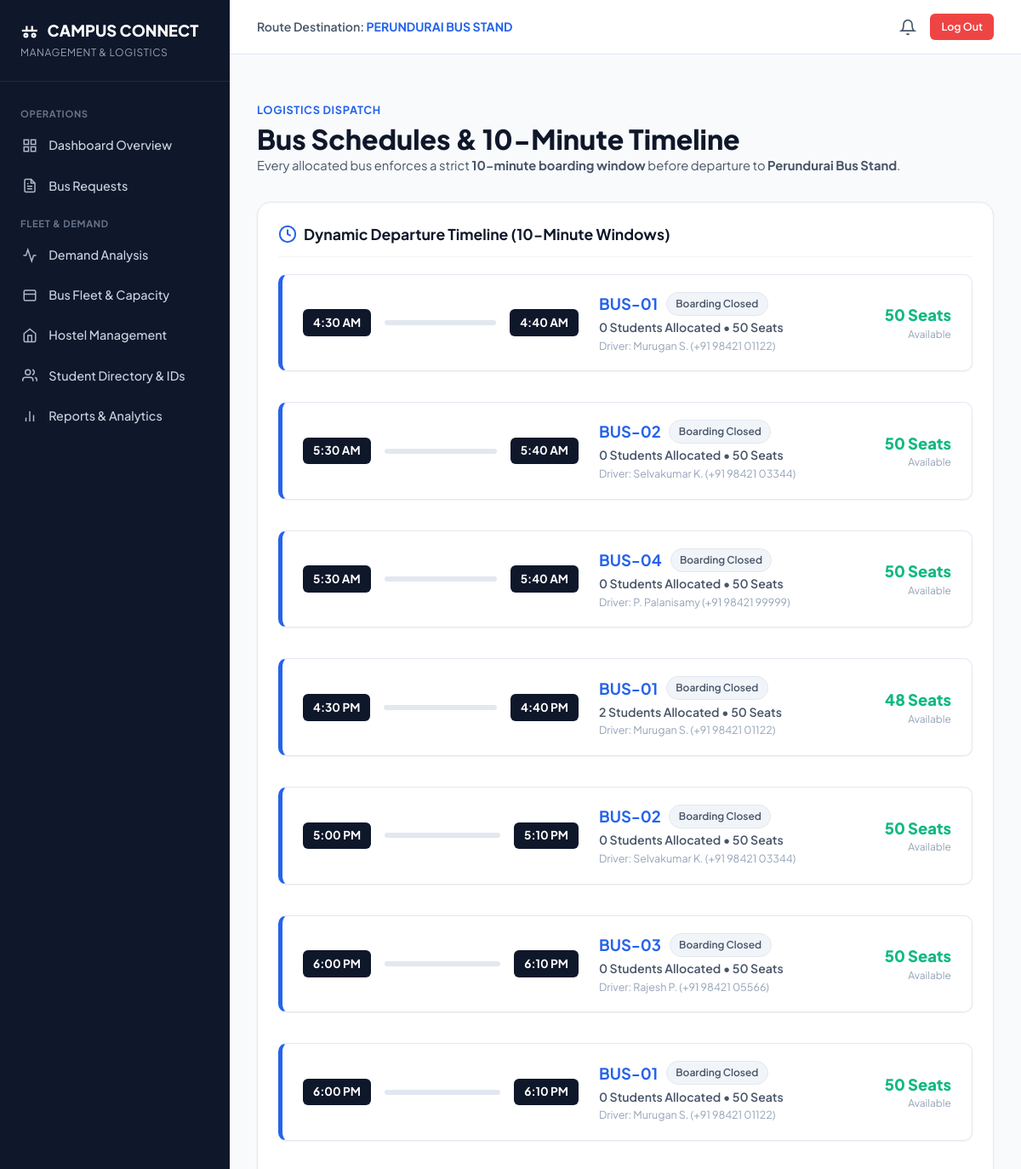
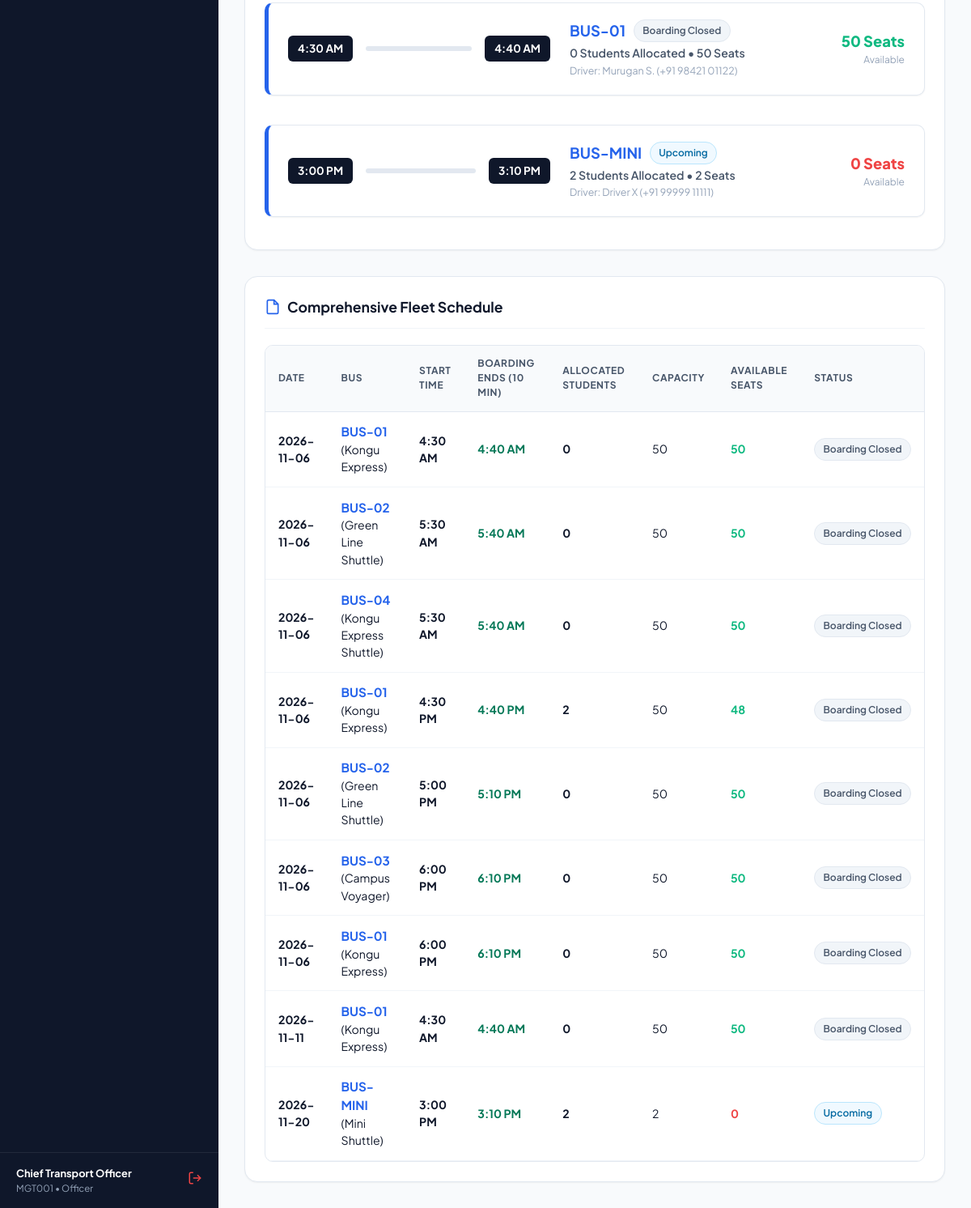
The app's page /management/schedule (signed in) with its own data (2 pictures, top to bottom).
### tables this page shows
CREATE TABLE bus_schedules (
    id INTEGER PRIMARY KEY AUTOINCREMENT,
    bus_id INTEGER NOT NULL,
    travel_date TEXT NOT NULL,
    departure_time TEXT NOT NULL,
    boarding_end_time TEXT NOT NULL,
    capacity INTEGER NOT NULL DEFAULT 50,
    status TEXT DEFAULT 'Upcoming' CHECK(status IN ('Upcoming', 'Boarding Open', 'Boarding Closing Soon', 'Boarding Closed', 'Departed', 'Completed', 'Cancelled')),
    created_at TIMESTAMP DEFAULT CURRENT_TIMESTAMP,
    FOREIGN KEY (bus_id) REFERENCES buses (id) ON DELETE CASCADE
);

CREATE TABLE buses (
    id INTEGER PRIMARY KEY AUTOINCREMENT,
    bus_number TEXT UNIQUE NOT NULL,
    bus_name TEXT NOT NULL,
    capacity INTEGER NOT NULL DEFAULT 50,
    driver_name TEXT NOT NULL,
    driver_contact TEXT NOT NULL,
    route TEXT NOT NULL DEFAULT 'College → Perundurai Bus Stand',
    status TEXT DEFAULT 'Active' CHECK(status IN ('Active', 'Inactive', 'Maintenance')),
    created_at TIMESTAMP DEFAULT CURRENT_TIMESTAMP
);

### routes/management_routes.py (the view)
@management_bp.route('/schedule')
@login_required
@role_required('management')
def schedule_view():
    sim_time = get_current_simulated_time()
    travel_date = request.args.get('date', '').strip()
    timeline = BusService.get_schedule_timeline_data(
        travel_date if travel_date else None,
        simulated_datetime=sim_time
    )
    return render_template(
        'management/schedule.html',
        timeline=timeline,
        selected_date=travel_date,
        simulated_time_str=session.get('simulated_datetime')
    )

### app.py (called while the page is built)
@app.context_processor
def inject_global_data():
    unread_count = 0
    if 'user_id' in session:
        try:
            unread_count = NotificationService.get_unread_count(session['user_id'])
        except Exception:
            unread_count = 0
    return {
        'current_user_name': session.get('name'),
        'current_user_role': session.get('role'),
        'current_user_reg': session.get('register_number'),
        'unread_notification_count': unread_count,
        'now_year': datetime.now().year,
        'destination_fixed': 'Perundurai Bus Stand'
    }

### data_structures/hashmap_manager.py (called while the page is built)
def format_display_time(time_str):
    if not time_str:
        return ''
    try:
        dt = datetime.strptime(time_str.strip(), "%H:%M")
        formatted = dt.strftime("%I:%M %p")
        if formatted.startswith('0'):
            formatted = formatted[1:]
        return formatted
    except ValueError:
        return time_str

### database/db.py (called while the page is built)
def get_db():
    if 'db' not in g:
        g.db = sqlite3.connect(
            DATABASE_PATH,
            detect_types=sqlite3.PARSE_DECLTYPES | sqlite3.PARSE_COLNAMES
        )
        g.db.row_factory = sqlite3.Row
        g.db.execute("PRAGMA foreign_keys = ON;")
    return g.db

def query_db(query, args=(), one=False):
    cur = get_db().execute(query, args)
    rv = cur.fetchall()
    cur.close()
    return (dict(rv[0]) if rv else None) if one else [dict(row) for row in rv]

### routes/auth_routes.py (called while the page is built)
def login_required(f):
    @wraps(f)
    def decorated_function(*args, **kwargs):
        if 'user_id' not in session:
            flash("Please log in to access this page.", "warning")
            return redirect(url_for('auth.login_student'))
        return f(*args, **kwargs)
    return decorated_function

def role_required(required_role):
    def decorator(f):
        @wraps(f)
        def decorated_function(*args, **kwargs):
            if 'user_id' not in session:
                flash("Please log in to access this page.", "warning")
                return redirect(url_for('auth.login_student'))
            if session.get('role') != required_role:
                flash(f"Unauthorized. Access restricted to {required_role} accounts.", "danger")
                if session.get('role') == 'management':
                    return redirect(url_for('management.dashboard'))
                else:
                    return redirect(url_for('student.dashboard'))
            return f(*args, **kwargs)
        return decorated_function
    return decorator

### templates/management/schedule.html (shortened to what this page needs)
{% extends "management/base_management.html" %}
{% block content %}
<div style="margin-bottom: 2rem;">
  <span style="font-size: 0.8rem; font-weight: 700; color: var(--primary); text-transform: uppercase; letter-spacing: 0.05em;">Logistics Dispatch</span>
  <h1 style="font-size: 2rem; font-weight: 800; margin-top: 0.2rem;">Bus Schedules &amp; 10-Minute Timeline</h1>
  <p style="color: var(--text-secondary); font-size: 0.92rem;">
    Every allocated bus enforces a strict <strong>10-minute boarding window</strong> before departure to <strong>Perundurai Bus Stand</strong>.
  </p>
</div>
<div class="card" style="margin-bottom: 2rem;">
  <div class="card-header">
    <div class="card-title">
      <svg width="22" height="22" viewBox="0 0 24 24" fill="none" stroke="currentColor" stroke-width="2.2" style="color: var(--primary);"><circle cx="12" cy="12" r="10"></circle><polyline points="12 6 12 12 16 14"></polyline></svg>
      <span>Dynamic Departure Timeline (10-Minute Windows)</span>
    </div>
  </div>
  {% if timeline %}
    <div style="display: flex; flex-direction: column; gap: 1.25rem;">
      {% for item in timeline %}
        <div class="bus-timeline-card" style="border-left: 5px solid {% if item.dynamic_status == 'Boarding Open' %}var(--success){% elif item.dynamic_status == 'Boarding Closing Soon' %}var(--warning){% else %}var(--primary){% endif %};">
          <div class="timeline-visual">
            <span class="time-pill">{{ item.start_formatted }}</span>
            <div class="timeline-track {% if item.dynamic_status in ['Boarding Open', 'Boarding Closing Soon'] %}active{% endif %}"></div>
            <span class="time-pill">{{ item.end_formatted }}</span>
          </div>
          <div style="min-width: 260px;">
            <div style="display: flex; align-items: center; gap: 0.6rem;">
              <strong style="font-size: 1.15rem; color: var(--primary);">{{ item.bus_number }}</strong>
              <span class="badge {{ item.status_class }}">{{ item.dynamic_status }}</span>
            </div>
            <div style="font-size: 0.88rem; font-weight: 600; color: var(--text-secondary); margin-top: 0.2rem;">
              {{ item.allocated_count }} Students Allocated &bull; {{ item.capacity }} Seats
            </div>
            <div style="font-size: 0.78rem; color: var(--text-muted); margin-top: 0.1rem;">
              Driver: {{ item.driver_name }} ({{ item.driver_contact }})
            </div>
          </div>
          <div style="text-align: right; min-width: 130px;">
            <span style="font-size: 1.15rem; font-weight: 800; color: {% if item.available_seats == 0 %}var(--danger){% else %}var(--success){% endif %};">
              {{ item.available_seats }} Seats
            </span>
            <div style="font-size: 0.75rem; color: var(--text-muted);">Available</div>
          </div>
        </div>
      {% endfor %}
    </div>
  {% else %}
    <p style="text-align: center; color: var(--text-muted); padding: 3rem;">No bus schedules currently set.</p>
  {% endif %}
</div>
<div class="card">
  <div class="card-header">
    <div class="card-title">
      <svg width="20" height="20" viewBox="0 0 24 24" fill="none" stroke="currentColor" stroke-width="2" style="color: var(--primary);"><path d="M14 2H6a2 2 0 0 0-2 2v16a2 2 0 0 0 2 2h12a2 2 0 0 0 2-2V8z"></path><polyline points="14 2 14 8 20 8"></polyline></svg>
      <span>Comprehensive Fleet Schedule</span>
    </div>
  </div>
  {% if timeline %}
    <div class="table-responsive">
      <table class="data-table">
        <thead>
          <tr>
            <th>Date</th>
            <th>Bus</th>
            <th>Start Time</th>
            <th>Boarding Ends (10 Min)</th>
            <th>Allocated Students</th>
            <th>Capacity</th>
            <th>Available Seats</th>
            <th>Status</th>
          </tr>
        </thead>
        <tbody>
          {% for item in timeline %}
            <tr>
              <td><strong>{{ item.travel_date }}</strong></td>
              <td><strong style="color: var(--primary); font-size: 0.95rem;">{{ item.bus_number }}</strong> ({{ item.bus_name }})</td>
              <td><span style="font-weight: 700;">{{ item.start_formatted }}</span></td>
              <td><span style="font-weight: 700; color: #047857;">{{ item.end_formatted }}</span></td>
              <td><strong>{{ item.allocated_count }}</strong></td>
              <td>{{ item.capacity }}</td>
              <td>
                <strong style="color: {% if item.available_seats == 0 %}var(--danger){% else %}var(--success){% endif %};">
                  {{ item.available_seats }}
                </strong>
              </td>
              <td>
                <span class="badge {{ item.status_class }}">{{ item.dynamic_status }}</span>
              </td>
            </tr>
          {% endfor %}
        </tbody>
      </table>
    </div>
  {% endif %}
</div>
{% endblock %}

### static/css/styles.css (style rules this page uses)
:root { --primary: #2563eb; --primary-hover: #1d4ed8; --primary-light: #eff6ff; --primary-dark: #1e40af; --secondary: #475569; --secondary-light: #f1f5f9; --accent: #8b5cf6; --accent-light: #f5f3ff; --success: #10b981; --success-light: #ecfdf5; --success-dark: #047857; --warning: #f59e0b; --warning-light: #fffbeb; --warning-dark: #b45309; --danger: #ef4444; --danger-light: #fef2f2; --danger-dark: #b91c1c; --info: #0ea5e9; --info-light: #f0f9ff; --bg-body: #f8fafc; --bg-card: #ffffff; --bg-sidebar: #0f172a; --bg-sidebar-hover: #1e293b; --text-primary: #0f172a; --text-secondary: #475569; --text-muted: #94a3b8; --text-on-dark: #f8fafc; --border: #e2e8f0; --border-light: #f1f5f9; --border-focus: #3b82f6; --radius-sm: 6px; --radius-md: 10px; --radius-lg: 16px; --radius-full: 9999px; --shadow-sm: 0 1px 2px 0 rgba(0, 0, 0, 0.05); --shadow-md: 0 4px 6px -1px rgba(0, 0, 0, 0.1), 0 2px 4px -1px rgba(0, 0, 0, 0.06); --shadow-lg: 0 10px 15px -3px rgba(0, 0, 0, 0.1), 0 4px 6px -2px rgba(0, 0, 0, 0.05); --shadow-xl: 0 20px 25px -5px rgba(0, 0, 0, 0.1), 0 10px 10px -5px rgba(0, 0, 0, 0.04); --font-main: -apple-system, BlinkMacSystemFont, "Segoe UI", Roboto, "Helvetica Neue", Arial, sans-serif; --font-mono: ui-monospace, SFMono-Regular, Menlo, Monaco, Consolas, "Liberation Mono", monospace; --transition: all 0.2s cubic-bezier(0.4, 0, 0.2, 1); }
* { box-sizing: border-box; margin: 0; padding: 0; }
body { font-family: var(--font-main); background-color: var(--bg-body); color: var(--text-primary); line-height: 1.5; -webkit-font-smoothing: antialiased; display: flex; flex-direction: column; min-height: 100vh; }
h1, h2, h3, h4, h5, h6 { font-weight: 700; color: var(--text-primary); line-height: 1.25; }
.badge { display: inline-flex; align-items: center; gap: 0.35rem; font-size: 0.75rem; font-weight: 600; padding: 0.25rem 0.65rem; border-radius: var(--radius-full); text-transform: capitalize; white-space: nowrap; }
.badge-info { background: var(--info-light); color: #0369a1; border: 1px solid #bae6fd; }
.badge-secondary { background: var(--secondary-light); color: var(--secondary); border: 1px solid #e2e8f0; }
.card { background: var(--bg-card); border: 1px solid var(--border); border-radius: var(--radius-lg); box-shadow: var(--shadow-sm); padding: 1.5rem; transition: var(--transition); }
.card-header { display: flex; align-items: center; justify-content: space-between; margin-bottom: 1.25rem; padding-bottom: 0.75rem; border-bottom: 1px solid var(--border-light); }
.card-title { font-size: 1.1rem; font-weight: 700; color: var(--text-primary); display: flex; align-items: center; gap: 0.5rem; }
.table-responsive { width: 100%; overflow-x: auto; border-radius: var(--radius-md); border: 1px solid var(--border); background: #ffffff; }
.data-table { width: 100%; border-collapse: collapse; text-align: left; font-size: 0.88rem; }
.data-table th { background: #f8fafc; color: #475569; font-weight: 700; font-size: 0.75rem; text-transform: uppercase; letter-spacing: 0.05em; padding: 0.85rem 1rem; border-bottom: 1px solid var(--border); }
.data-table td { padding: 0.85rem 1rem; border-bottom: 1px solid var(--border-light); color: var(--text-primary); vertical-align: middle; }
.bus-timeline-card { background: #ffffff; border: 1px solid var(--border); border-radius: var(--radius-md); padding: 1.25rem 1.5rem; margin-bottom: 1rem; display: flex; align-items: center; justify-content: space-between; gap: 1.5rem; box-shadow: var(--shadow-sm); }
.timeline-visual { display: flex; align-items: center; gap: 1rem; flex-grow: 1; }
.time-pill { background: #0f172a; color: #ffffff; font-weight: 700; font-size: 0.85rem; padding: 0.35rem 0.75rem; border-radius: var(--radius-sm); white-space: nowrap; }
.timeline-track { flex-grow: 1; height: 6px; background: #e2e8f0; border-radius: var(--radius-full); position: relative; min-width: 120px; }

### templates/management/base_management.html (style rules this page uses)
body { font-family: 'Plus Jakarta Sans', -apple-system, sans-serif; }

### records on screen
bus_schedules: start_formatted "4:30 AM", end_formatted "4:40 AM", bus_number "BUS-01", dynamic_status "Boarding Closed", allocated_count "0", capacity "50", driver_name "Murugan S.", driver_contact "+91 98421 01122", available_seats "50", travel_date "2026-11-06", bus_name "Kongu Express"
bus_schedules: start_formatted "5:30 AM", end_formatted "5:40 AM", bus_number "BUS-02", dynamic_status "Boarding Closed", allocated_count "0", capacity "50", driver_name "Selvakumar K.", driver_contact "+91 98421 03344", available_seats "50", travel_date "2026-11-06", bus_name "Green Line Shuttle"
bus_schedules: start_formatted "5:30 AM", end_formatted "5:40 AM", bus_number "BUS-04", dynamic_status "Boarding Closed", allocated_count "0", capacity "50", driver_name "P. Palanisamy", driver_contact "+91 98421 99999", available_seats "50", travel_date "2026-11-06", bus_name "Kongu Express Shuttle"
bus_schedules: start_formatted "4:30 PM", end_formatted "4:40 PM", bus_number "BUS-01", dynamic_status "Boarding Closed", allocated_count "2", capacity "50", driver_name "Murugan S.", driver_contact "+91 98421 01122", available_seats "48", travel_date "2026-11-06", bus_name "Kongu Express"
bus_schedules: start_formatted "5:00 PM", end_formatted "5:10 PM", bus_number "BUS-02", dynamic_status "Boarding Closed", allocated_count "0", capacity "50", driver_name "Selvakumar K.", driver_contact "+91 98421 03344", available_seats "50", travel_date "2026-11-06", bus_name "Green Line Shuttle"
bus_schedules: start_formatted "6:00 PM", end_formatted "6:10 PM", bus_number "BUS-03", dynamic_status "Boarding Closed", allocated_count "0", capacity "50", driver_name "Rajesh P.", driver_contact "+91 98421 05566", available_seats "50", travel_date "2026-11-06", bus_name "Campus Voyager"
bus_schedules: start_formatted "6:00 PM", end_formatted "6:10 PM", bus_number "BUS-01", dynamic_status "Boarding Closed", allocated_count "0", capacity "50", driver_name "Murugan S.", driver_contact "+91 98421 01122", available_seats "50", travel_date "2026-11-06", bus_name "Kongu Express"
bus_schedules: start_formatted "4:30 AM", end_formatted "4:40 AM", bus_number "BUS-01", dynamic_status "Boarding Closed", allocated_count "0", capacity "50", driver_name "Murugan S.", driver_contact "+91 98421 01122", available_seats "50", travel_date "2026-11-11", bus_name "Kongu Express"
bus_schedules: start_formatted "3:00 PM", end_formatted "3:10 PM", bus_number "BUS-MINI", dynamic_status "Upcoming", allocated_count "2", capacity "2", driver_name "Driver X", driver_contact "+91 99999 11111", available_seats "0", travel_date "2026-11-20", bus_name "Mini Shuttle"

### other values on screen
{{ current_user_name }} "Chief Transport Officer"
{{ current_user_reg }} "MGT001"
